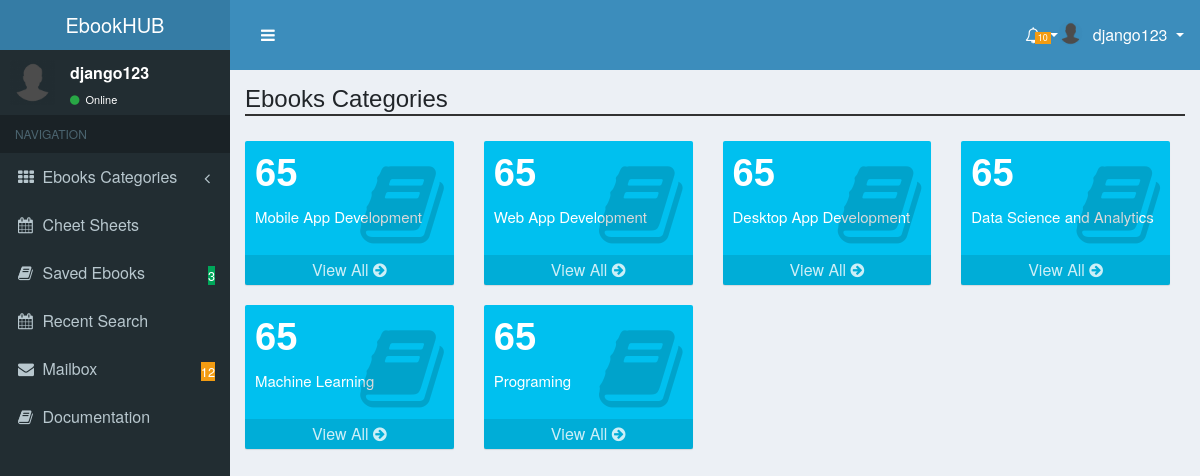
Page /dash/ (signed in) on the committed database.
### dashboard/models.py (models this page shows, shortened)
class Category(models.Model):
    name = models.CharField(max_length=30)

### dashboard/views.py (the view)
# urls.py: path('', views.home, name='home'),
@login_required(login_url='/signin/')
def home(req):
    categories = Category.objects.all()
    context = {'categories': categories}
    return render(req, 'dashboard/home.html', context)

### dashboard/context_processors.py (called while the page is built)
def pass_data_to_context(request):
    categories = Category.objects.all()
    context = {'categories': categories}
    return context

### dashboard/templates/dashboard/home.html (shortened to what this page needs)
{% extends 'dash-base.html' %}  {% block body %}
<div class="content-wrapper">
    <section class="content-header">
        <h1 style="margin-bottom: 10px;border-bottom:2px solid #323232;">Ebooks Categories</h1>
    </section>
    <section class="content">
        <div class="row">
            {% for category in categories %}
            <div class="col-lg-3 col-xs-6">
                <div class="small-box bg-aqua">
                    <div class="inner">
                        <h3>65</h3>
                        <p>{{ category.name }}</p>
                    </div>
                    <div class="icon">
                        <i class="fa fa-book"></i>
                    </div>
                    <a href="{% url 'category' %}{{ category.id }}" class="small-box-footer">View All
                        <i class="fa fa-arrow-circle-right"></i>
                    </a>
                </div>
            </div>
            {% endfor %}
    </section>
    </div>
    {% endblock %}

### dashboard/templates/dash-base.html (shortened to what this page needs)
{% load static %}
<!DOCTYPE html>
<html>
<head>
    <link rel="stylesheet" href="{% static 'css/bootstrap.css' %}">
    <link rel="stylesheet" href="{% static 'css/font-awesome.min.css' %}">
    <link rel="stylesheet" href="{% static 'css/ionicons.min.css'%}">
    <link rel="stylesheet" href="{% static 'css/AdminLTE.min.css' %}">
    <link rel="stylesheet" href="{% static 'css/skins/_all-skins.min.css' %}">
    <link rel="stylesheet" href="{% static 'css/style.css' %}">
</head>
<body class="hold-transition skin-blue sidebar-mini">
    <div class="wrapper">
        <header class="main-header">
            <a href="{% url 'dash' %}" class="logo">
                <span class="logo-lg">
                    <b>Ebook</b>HUB</span>
            </a>
            <nav class="navbar navbar-static-top">
                <a href="#" class="sidebar-toggle" data-toggle="push-menu" role="button">
                </a>
                <div class="navbar-custom-menu">
                    <ul class="nav navbar-nav" style="display:flex;flex-direction: row;">
                        <li class="dropdown notifications-menu">
                            <a href="#" class="dropdown-toggle" data-toggle="dropdown">
                                <i class="fa fa-bell-o"></i>
                                <span class="label label-warning">10</span>
                            </a>
                        </li>
                        <li class="dropdown user user-menu">
                            <a href="#" class="dropdown-toggle" data-toggle="dropdown">
                                <img src="{% static 'img/muser.png' %}" class="user-image" alt="User Image">
                                <span class="hidden-xs">{% if request.user.is_authenticated %}{{ request.user }}{% else %}guest{% endif %}</span>
                            </a>
                        </li>
                    </ul>
                </div>
            </nav>
        </header>
        <aside class="main-sidebar">
            <section class="sidebar">
                <div class="user-panel">
                    <div class="pull-left image">
                        <img src="{% static 'img/muser.png' %}" class="img-circle" alt="User Image">
                    </div>
                    <div class="pull-left info">
                        <p>{% if request.user.is_authenticated %}{{ request.user }}{% else %}guest{% endif %}</p>
                        <a href="#">
                            <i class="fa fa-circle text-success"></i> Online</a>
                    </div>
                </div>
                <ul class="sidebar-menu" data-widget="tree">
                    <li class="header">NAVIGATION</li>
                    <li class="treeview {% if '/dash/category/' in request.path %}active menu-open{% endif %}">
                        <a href="#">
                            <i class="fa fa-th"></i>
                            <span>Ebooks Categories</span>
                            <span class="pull-right-container">
                                <i class="fa fa-angle-left pull-right"></i>
                            </span>
                        </a>
                        </li>
                        <li>
                            <a href="{% url 'home' %}">
                                <i class="fa fa-calendar"></i>
                                <span>Cheet Sheets</span>
                            </a>
                        </li>
                        <li>
                            <a href="{% url 'home' %}">
                                <i class="fa fa-book"></i>
                                <span>Saved Ebooks</span>
                                <span class="pull-right-container">
                                    <small class="label pull-right bg-green">3</small>
                                </span>
                            </a>
                        </li>
                        <li>
                            <a href="{% url 'home' %}">
                                <i class="fa fa-calendar"></i>
                                <span>Recent Search</span>
                            </a>
                        </li>
                        <li>
                            <a href="pages/mailbox/mailbox.html">
                                <i class="fa fa-envelope"></i>
                                <span>Mailbox</span>
                                <span class="pull-right-container">
                                    <small class="label pull-right bg-yellow">12</small>
                                </span>
                            </a>
                        </li>
                        <li>
                            <a href="https://adminlte.io/docs">
                                <i class="fa fa-book"></i>
                                <span>Documentation</span>
                            </a>
                        </li>
                </ul>
            </section>
        </aside>
        {% block body %} {% endblock %}
    </div>
</body>
</html>

### accounts/static/css/style.css (style rules this page uses)
body { width: 100vw !important; }
.row { margin-right: 0px !important; }

### rows in the picture
Category: name "Mobile App Development"
Category: name "Web App Development"
Category: name "Desktop App Development"
Category: name "Data Science and Analytics"
Category: name "Machine Learning"
Category: name "Programing"

### other values in the picture
{{ request.user }} "django123"
